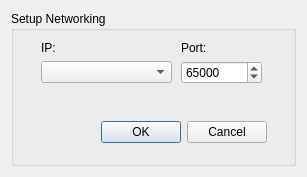
<?xml version="1.0" encoding="UTF-8"?>
<ui version="4.0">
 <class>ConfigureDialog</class>
 <widget class="QDialog" name="ConfigureDialog">
  <property name="geometry">
   <rect>
    <x>0</x>
    <y>0</y>
    <width>307</width>
    <height>177</height>
   </rect>
  </property>
  <property name="windowTitle">
   <string>Configure Address</string>
  </property>
  <layout class="QHBoxLayout" name="horizontalLayout">
   <item>
    <widget class="QGroupBox" name="groupBox">
     <property name="title">
      <string>Setup Networking</string>
     </property>
     <widget class="QComboBox" name="ip">
      <property name="geometry">
       <rect>
        <x>30</x>
        <y>50</y>
        <width>131</width>
        <height>22</height>
       </rect>
      </property>
     </widget>
     <widget class="QSpinBox" name="portSpinner">
      <property name="geometry">
       <rect>
        <x>170</x>
        <y>50</y>
        <width>81</width>
        <height>23</height>
       </rect>
      </property>
      <property name="maximum">
       <number>65535</number>
      </property>
      <property name="value">
       <number>65000</number>
      </property>
     </widget>
     <widget class="QLabel" name="label">
      <property name="geometry">
       <rect>
        <x>30</x>
        <y>30</y>
        <width>59</width>
        <height>14</height>
       </rect>
      </property>
      <property name="text">
       <string>IP:</string>
      </property>
     </widget>
     <widget class="QLabel" name="label_2">
      <property name="geometry">
       <rect>
        <x>170</x>
        <y>30</y>
        <width>59</width>
        <height>14</height>
       </rect>
      </property>
      <property name="text">
       <string>Port:</string>
      </property>
     </widget>
     <widget class="QDialogButtonBox" name="buttonBox">
      <property name="geometry">
       <rect>
        <x>90</x>
        <y>110</y>
        <width>166</width>
        <height>22</height>
       </rect>
      </property>
      <property name="standardButtons">
       <set>QDialogButtonBox::Cancel|QDialogButtonBox::Ok</set>
      </property>
     </widget>
    </widget>
   </item>
  </layout>
 </widget>
 <resources/>
 <connections/>
</ui>
